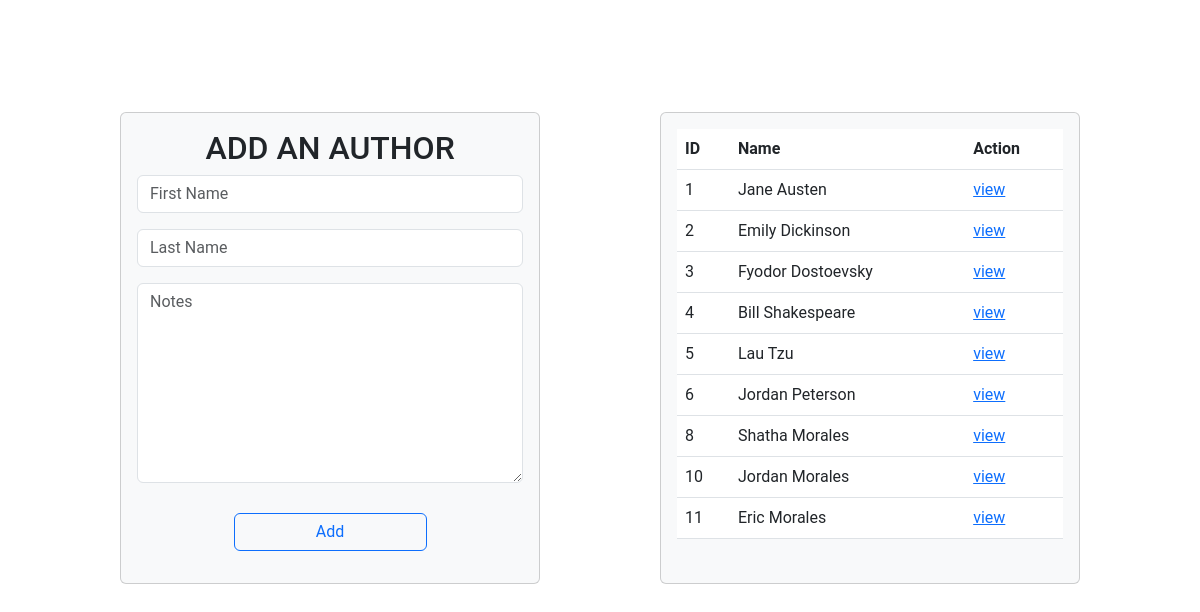
The app's page /authors with its own data.
### books_authors_app/models.py (models this page shows)
class Author(models.Model):
    first_name = models.CharField(max_length=255)
    last_name = models.CharField(max_length=255)
    notes = models.TextField(null=True)
    books = models.ManyToManyField(Book, related_name='authors')
    created_at = models.DateTimeField(auto_now_add=True)
    updated_at = models.DateField(auto_now=True)

### books_authors_app/views.py (the view)
# urls.py: path('authors', views.index2),
def index2(request):
    context = {
        'all_authors': Author.objects.all()
    }
    return render(request, 'authors.html', context)

### books_authors_app/templates/authors.html (shortened to what this page needs)
<!DOCTYPE html>
<html lang="en">
<head>
    {% load static %}
    <link rel="stylesheet" href="{% static 'style.css' %}">
    <link href="https://cdn.jsdelivr.net/npm/bootstrap@5.3.0-alpha1/dist/css/bootstrap.min.css" rel="stylesheet">
</head>
<body>
    <div class="main">
        <div class="form card p-3 bg-light">
            <h2 class="title">ADD AN AUTHOR</h2>
            <form action="/addauthor" method="post">
                <p><input type="text" class="form-control" name="first_name" placeholder="First Name"></p>
                <p><input type="text" class="form-control" name="last_name" placeholder="Last Name"></p>
                <textarea type="text" class="form-control" name="notes" placeholder="Notes" id="floatingTextarea2" style="height: 200px"></textarea>
                <p class="d-grid gap-2 col-6 mx-auto"><input type="submit" class="btn btn-outline-primary" value="Add"></p>
            </form>
        </div>
        <div class="tbl card p-3 bg-light">
            <table class="table table-hover">
                <tr>
                    <th>ID</th>
                    <th>Name</th>
                    <th>Action</th>
                </tr>
                {% for author in all_authors %}
                <tr>
                    <td>{{author.id}}</td>
                    <td>{{author.first_name}} {{author.last_name}}</td>
                    <td><a href="/authors/{{author.id}}">view</a></td>
                </tr>
                {% endfor %}
            </table>
        </div>
    </div>
</body>
</html>

### books_authors_app/static/style.css (style rules this page uses)
* { font-family: 'Roboto', sans-serif; color: rgb(107, 106, 106); }
.main { display: flex; justify-content: space-evenly; vertical-align: top; margin: 0 auto; margin-top: 7rem; }
.form { width: 35%; }
.tbl { width: 35%; }
.btn { margin-top: 30px; }
.title { text-align: center; }

### records on screen
Author: id "1", first_name "Jane", last_name "Austen"
Author: id "2", first_name "Emily", last_name "Dickinson"
Author: id "3", first_name "Fyodor", last_name "Dostoevsky"
Author: id "4", first_name "Bill", last_name "Shakespeare"
Author: id "5", first_name "Lau", last_name "Tzu"
Author: id "6", first_name "Jordan", last_name "Peterson"
Author: id "8", first_name "Shatha", last_name "Morales"
Author: id "10", first_name "Jordan", last_name "Morales"
Author: id "11", first_name "Eric", last_name "Morales"
